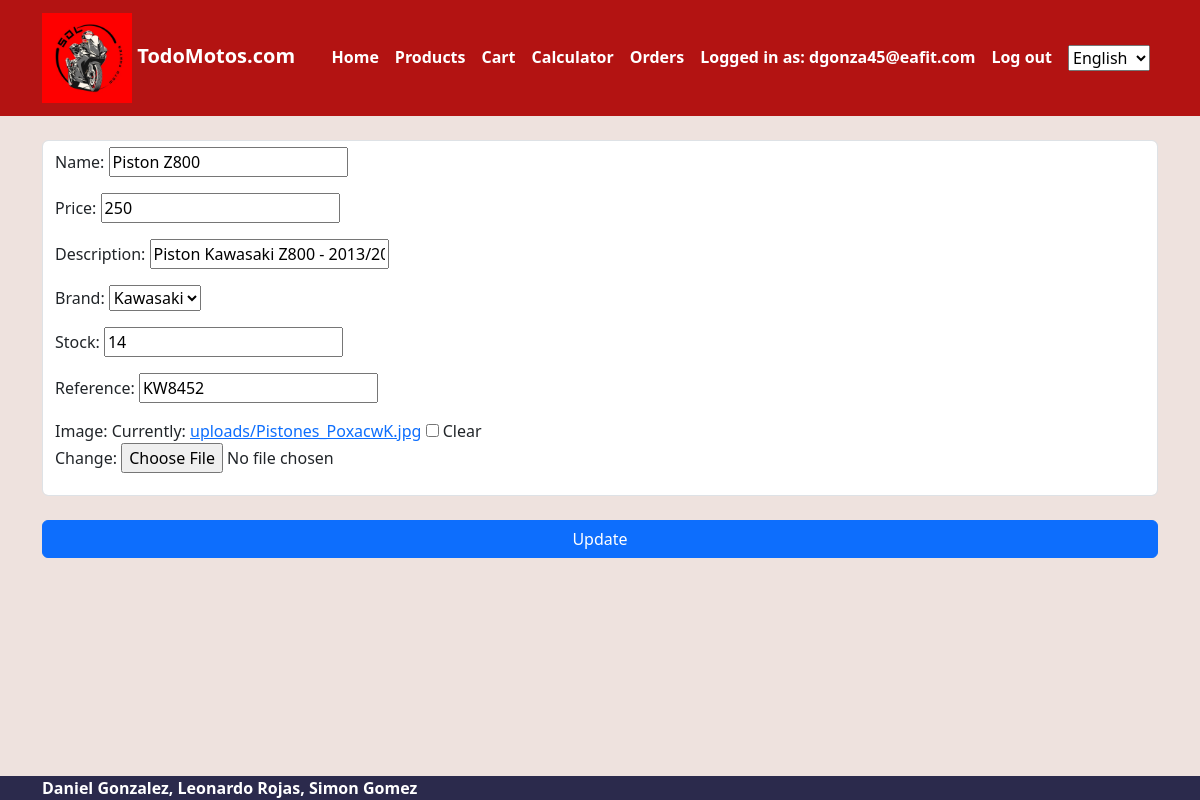
Page /en/product/update/1 (signed in) on the earlier database version.
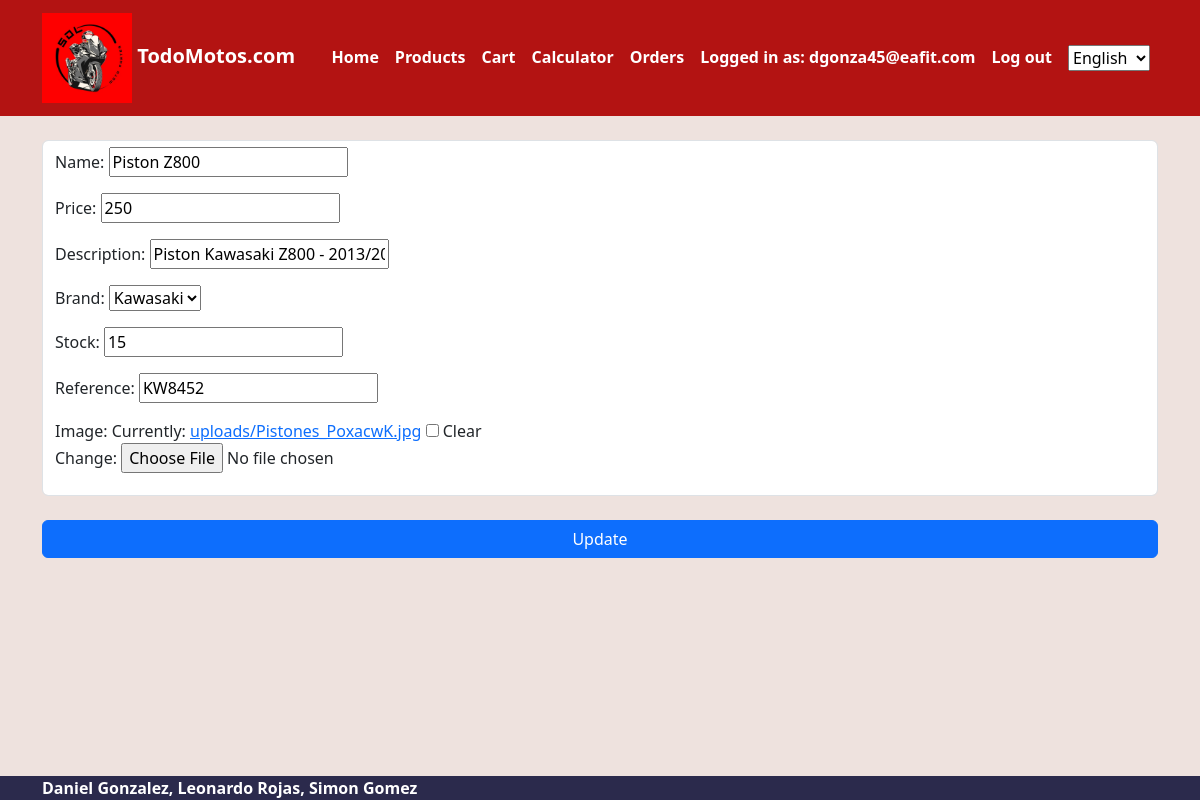
Same page on the later database version.
### ecommerce/models.py (models this page shows)
class Product(models.Model):
    name = models.CharField(max_length=255)
    brand = models.CharField(max_length=50, null=True)
    description = models.CharField(max_length=300)
    reference = models.CharField(max_length=50)
    price = models.IntegerField()
    stock = models.IntegerField()
    image = models.ImageField(upload_to='uploads/', null=True, blank=True)

### ecommerce/views.py (the view)
# urls.py: path('product/update/<pk>',ProductUpdateView.as_view(),name='updateproduct'),
class ProductUpdateView(PermissionRequiredMixin, UpdateView):
    model = Product
    permission_required = 'auth.is_superuser'
    template_name = "pages/update.html"
    form_class = ProductForm
    success_url = "/products/"

### ecommerce/forms.py (shortened to what this page needs)
class ProductForm(forms.ModelForm):
    class Meta:
        model = Product
        fields = ['name','price', 'description','brand','stock', 'reference', 'image']
    BRAND_CHOICES = [
        ("","---"),
        ("Kawasaki", "Kawasaki"),
        ("Honda", "Honda"),
        ("Yamaha", "Yamaha"),
        ("Suzuki", "Suzuki"),
    ]
    brand = forms.ChoiceField(label="Brand", choices=BRAND_CHOICES, required=False)

### ecommerce/templates/pages/update.html (shortened to what this page needs)
{% extends 'base.html' %}
{% block content %}
<form method="post" enctype="multipart/form-data">
    <div class="d-grid gap-3">
    <div class="form-control mb-2">{{ form.as_p }}</div>
    <input type="submit" value="Update" class=" btn btn-primary">
    </div>
</form>
{% endblock %}

Differences in the rows shown:
changed Product "Piston Z800": stock "14" → "15"
